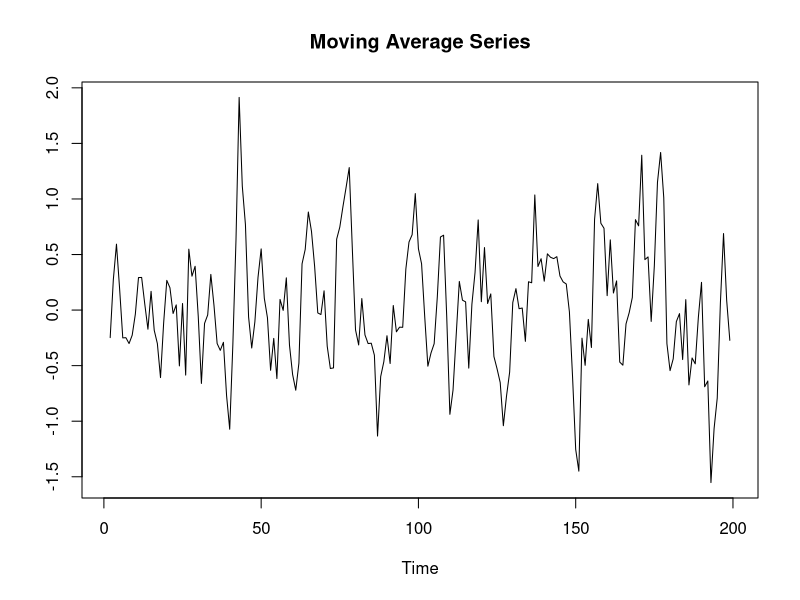
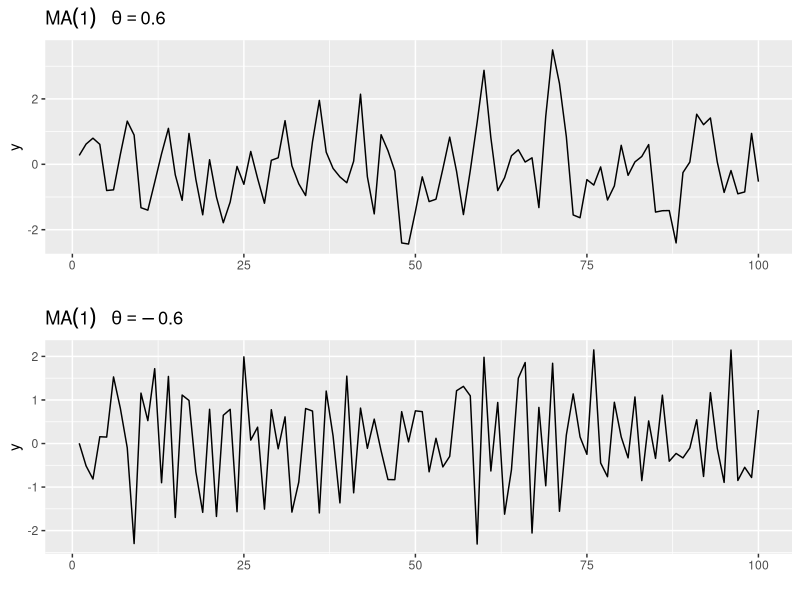
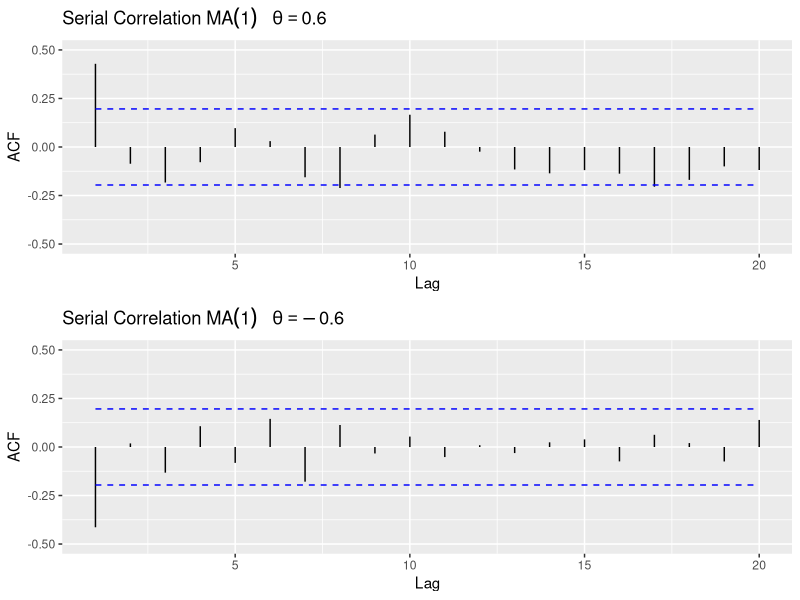

The R script that drew these images, in order:
### Source:https://www.geo.fu-berlin.de/en/v/soga-r/Introduction-to-R/index.html ###

set.seed(250)
## white noise series
w <- rnorm(n = 200, mean = 0, sd = 1)
## moving average
y_ma <- stats::filter(w, rep(1 / 3, 3))
plot.ts(y_ma, main = "Moving Average Series", ylab = "")

ma1_1 <- arima.sim(list(order = c(0, 0, 1), ma = 0.6), n = 100)
ma1_2 <- arima.sim(list(order = c(0, 0, 1), ma = -0.6), n = 100)

library(ggfortify)
library(gridExtra)

p1 <- autoplot(ma1_1,
  ylab = "y",
  main = (expression(MA(1) ~ ~ ~ theta == 0.6))
)

p2 <- autoplot(ma1_2,
  ylab = "y",
  main = (expression(MA(1) ~ ~ ~ theta == -0.6))
)

grid.arrange(p1, p2, ncol = 1)

p1 <- autoplot(acf(ma1_1, plot = FALSE)) +
  ggtitle(expression("Serial Correlation " * MA(1) ~ ~ ~ theta == 0.6)) +
  xlim(1, 20) +
  ylim(-0.5, 0.5)

p2 <- autoplot(acf(ma1_2, plot = FALSE)) +
  ggtitle(expression("Serial Correlation " * MA(1) ~ ~ ~ theta == -0.6)) +
  xlim(1, 20) +
  ylim(-0.5, 0.5)

grid.arrange(p1, p2, ncol = 1)
